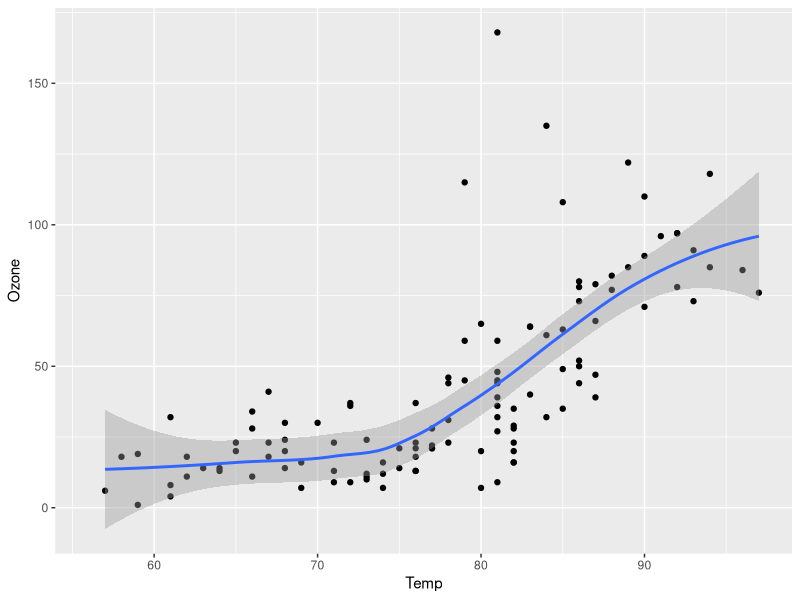
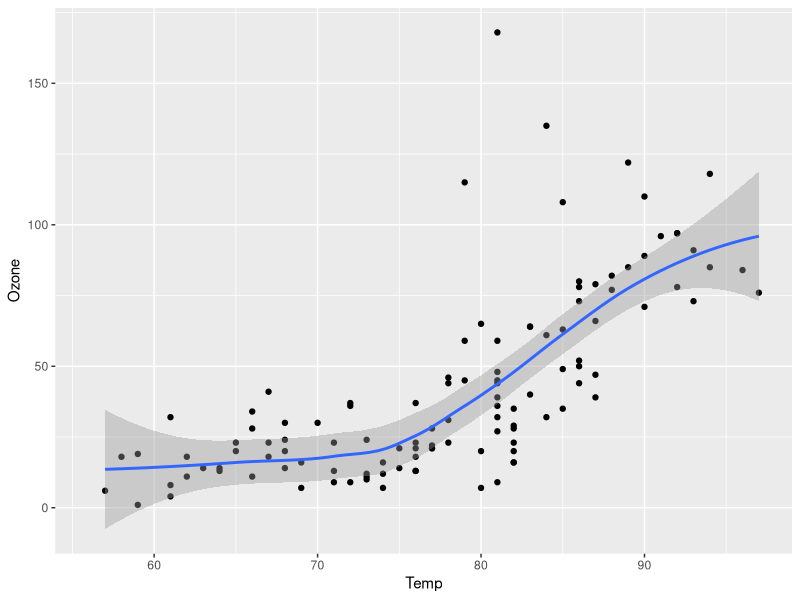
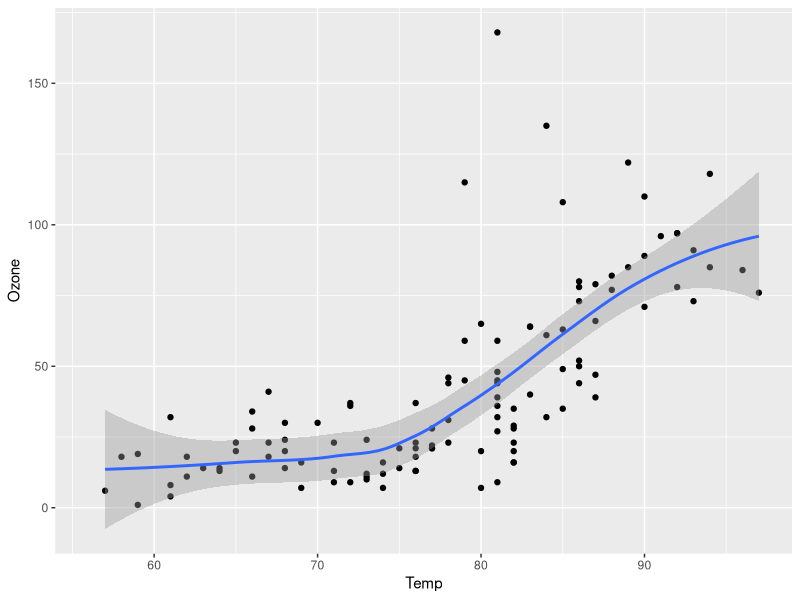
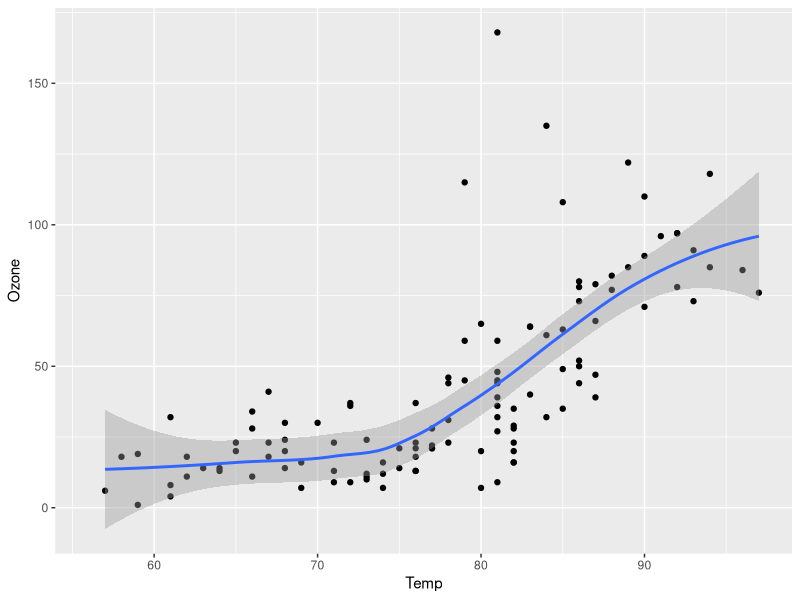
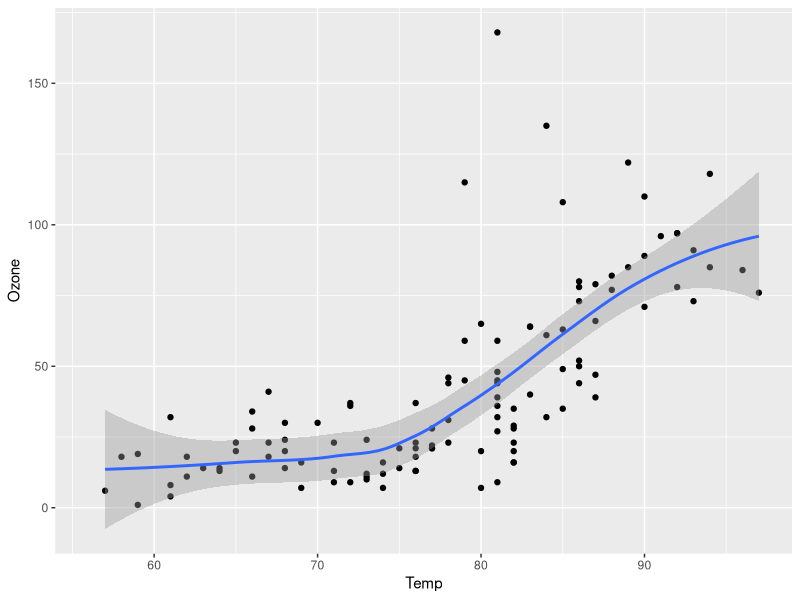
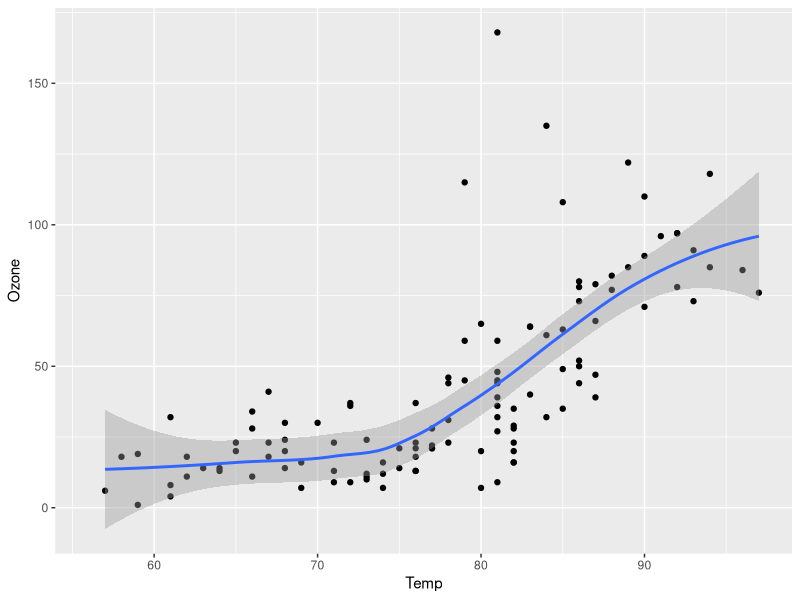

Reproduce these figures in R, in order.
## ---- chunk 1
knitr::opts_chunk$set(warning=FALSE, message=FALSE, echo=TRUE, tidy=TRUE, comment=NA, prompt=FALSE, fig.height=6, fig.width=6.5, fig.retina = 3, dev = 'svg', eval=TRUE)
library(tidyverse)
options(
  digits = 3,
  width = 75,
  ggplot2.continuous.colour = "viridis",
  ggplot2.continuous.fill = "viridis",
  ggplot2.discrete.colour = c("#D55E00", "#0072B2", "#009E73", "#CC79A7", "#E69F00", "#56B4E9", "#F0E442"),
  ggplot2.discrete.fill = c("#D55E00", "#0072B2", "#009E73", "#CC79A7", "#E69F00", "#56B4E9", "#F0E442")
)
## ---- chunk 2
#| output-location: fragment
#| tidy: true
ggplot(airquality) + 
  aes(Temp, Ozone) + 
  geom_point() + 
  geom_smooth(method = "loess")
## ---- chunk 3
#| output-location: slide
ggplot(airquality) + 
  aes(Temp, Ozone) + 
  geom_point() + 
  geom_smooth(method = "loess")
## ---- chunk 4
#| output-location: column
#| tidy: true
ggplot(airquality) + 
  aes(Temp, Ozone) + 
  geom_point() + 
  geom_smooth(method = "loess")
## ---- chunk 5
#| output-location: column-fragment
#| tidy: true
ggplot(airquality) + 
  aes(Temp, Ozone) + 
  geom_point() + 
  geom_smooth(method = "loess")
## ---- chunk 6
#| output-location: column-fragment
ggplot(airquality) + 
  aes(Temp, Ozone) + 
  geom_point() + 
  geom_smooth(method = "loess")
## ---- chunk 7
#| echo: fenced
#| output-location: column-fragment
ggplot(airquality) + 
  aes(Temp, Ozone) + 
  geom_point() + 
  geom_smooth(method = "loess")
